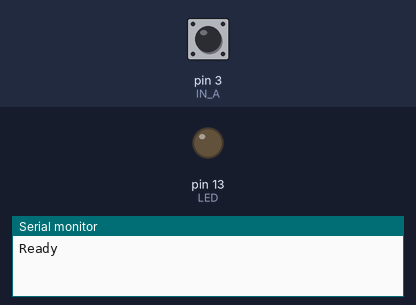
Simulated run of this sketch. Board: Arduino Uno, built with avr-gcc and run on an emulated ATmega328P. On the bench: output pins drawn as LEDs (lit = HIGH), the last lines printed to the serial monitor. The inputs (shaded band) are chosen by the test bench; at power-on: pin 3 (IN_A) HIGH.

Above: at 1.2 s.
1.3 s: pin 3 (IN_A) pulled LOW for 0.15 s
At 2.6 s:
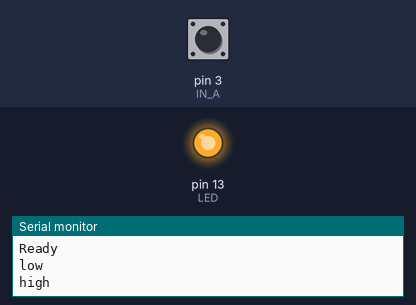
2.9 s: pin 3 (IN_A) pulled LOW for 3.2 s
At 4.3 s:
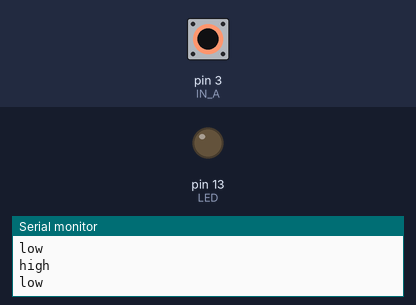
Timing chart, 0 to 7.6 s (numbered marks = the images above; inputs shaded):
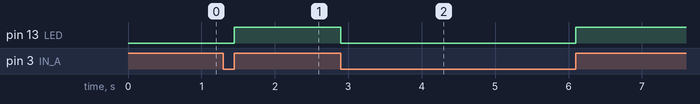

The sketch:

outputcode.ino
```cpp
#define IN_A 3
#define LED 13

int state =0;

void setup(){
    pinMode(IN_A, INPUT_PULLUP);
    pinMode(LED, OUTPUT);
    digitalWrite(LED, LOW);

    Serial.begin(9600);
    Serial.println("Ready");
}

void loop(){
    if(state == 0 && digitalRead(IN_A) == LOW){
        Serial.println("low");
        state = 1;
        digitalWrite(LED, LOW);
    }
    else if(state == 1 && digitalRead(IN_A) == HIGH){
        Serial.println("high");
        state = 0;
        digitalWrite(LED, HIGH);

    }
}
```

Measured:
- after the input at 1.3 s, pin 13 (LED): LOW → HIGH after 0.15 s
- after the input at 2.9 s, pin 13 (LED): HIGH → LOW at once, → HIGH 3.2 s later
